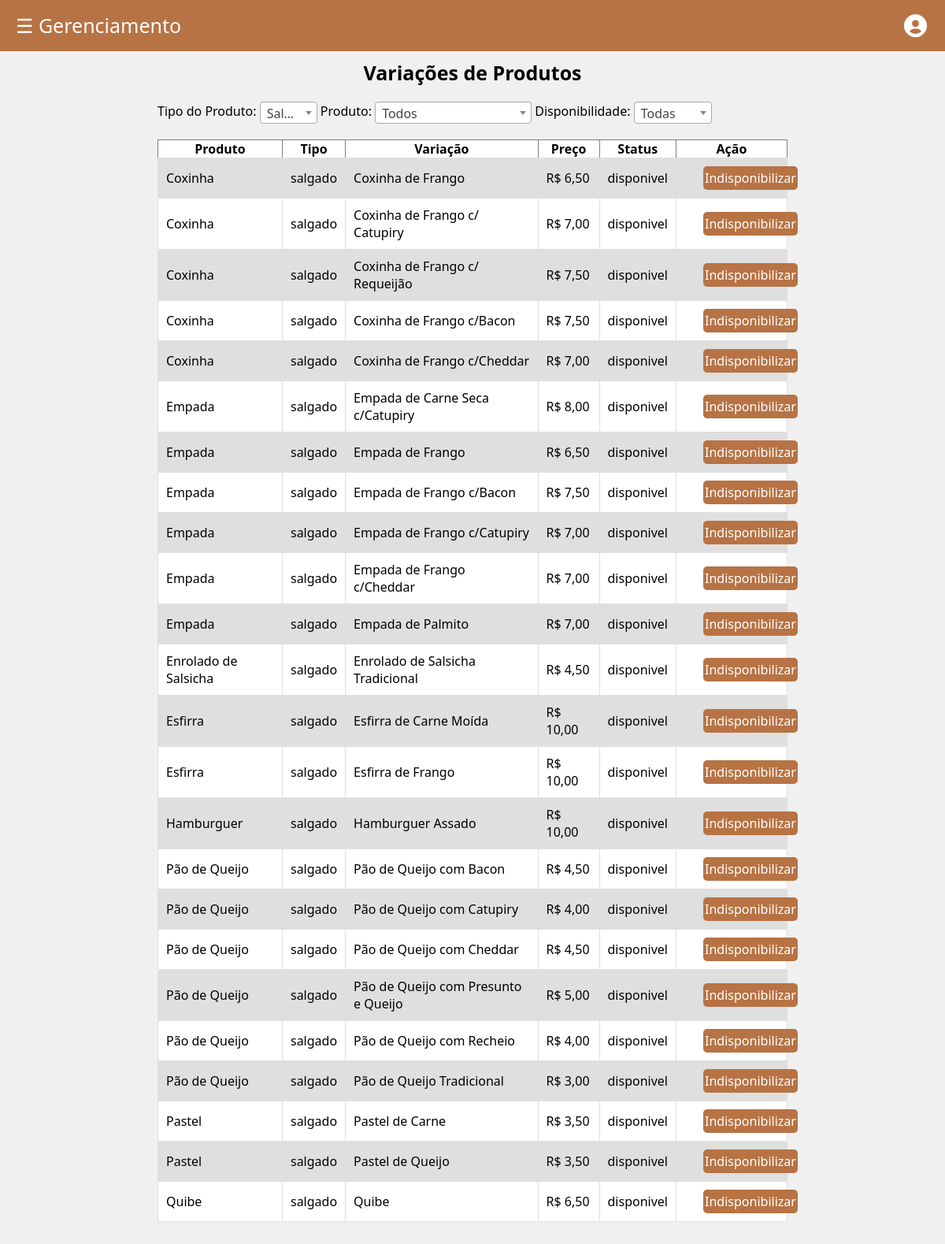
The app's page /Cozinha/administrando_variacoes.php?tipo_produto=salgado (signed in) with its own data.
### tables this page shows
CREATE TABLE IF NOT EXISTS Produto_Variacao(
    Cod_variacao INT PRIMARY KEY NOT NULL AUTO_INCREMENT,
    Cod_produto INT NOT NULL,
    Nome_variacao VARCHAR(100) NOT NULL,
    Preco DECIMAL(10,2) NOT NULL,
    Status ENUM('disponivel', 'indisponivel') NOT NULL DEFAULT 'disponivel',
    FOREIGN KEY (Cod_produto) REFERENCES Produto(Cod_produto)
);

CREATE TABLE IF NOT EXISTS Produto(
    Cod_produto INT PRIMARY KEY NOT NULL AUTO_INCREMENT,
    Nome_produto VARCHAR(100),
    Tipo_produto ENUM('bebida', 'salgado', 'doce','combo') NOT NULL,
    Descricao_produto TEXT DEFAULT NULL,
    Imagem_produto VARCHAR(255) DEFAULT NULL
    
);

### Cozinha/administrando_variacoes.php (the view, shortened to what this page needs)
<?php
require_once("PHP/conexao.php");
$filtros = [];
$params = [];
$tipos_param = "";
if (!empty($_GET['tipo_produto'])) {
    $filtros[] = "Produto.Tipo_produto = ?";
    $params[] = $_GET['tipo_produto'];
    $tipos_param .= "s";
}
$where = "";
if ($filtros) {
    $where = "WHERE " . implode(" AND ", $filtros);
}
$sql = "SELECT Produto_Variacao.*, Produto.Nome_produto, Produto.Tipo_produto
        FROM Produto_Variacao
        JOIN Produto ON Produto_Variacao.Cod_produto = Produto.Cod_produto
        $where
        ORDER BY Produto.Nome_produto, Produto_Variacao.Nome_variacao";
$stmt = $mysqli->prepare($sql);
if ($params) {
    $stmt->bind_param($tipos_param, ...$params);
}
$stmt->execute();
$result = $stmt->get_result();
?>
<!DOCTYPE html>
<html lang="en">
<head>
  <link href="https://unpkg.com/boxicons@2.1.4/css/boxicons.min.css" rel="stylesheet" />
  <link rel="stylesheet" href="CSS/style.css">
  <link href="https://cdn.jsdelivr.net/npm/select2@4.1.0-rc.0/dist/css/select2.min.css" rel="stylesheet" />
</head>
<body>
  <header>
    <a href="#" class="btn-menu">&#9776; Gerenciamento</a>
    <i class="bx bxs-user-circle"></i>
  </header>
  <main id="content">
    <h2>Variações de Produtos</h2>
    <form method="get" style="margin-bottom:20px;">
        <label>Tipo do Produto:
        </label>
        <label>Produto:
        </label>
        <label>Disponibilidade:
        </label>
    </form>
    <table border="1" cellpadding="6" cellspacing="0" style="width:100%;background:#fff;">
        <tr>
            <th>Produto</th>
            <th>Tipo</th>
            <th>Variação</th>
            <th>Preço</th>
            <th>Status</th>
            <th>Ação</th>
        </tr>
        <?php if($result && $result->num_rows > 0): ?>
            <?php while($row = $result->fetch_assoc()): ?>
                <tr>
                    <td><?= htmlspecialchars($row['Nome_produto']) ?></td>
                    <td><?= htmlspecialchars($row['Tipo_produto']) ?></td>
                    <td><?= htmlspecialchars($row['Nome_variacao']) ?></td>
                    <td>R$ <?= number_format($row['Preco'], 2, ',', '.') ?></td>
                    <td><?= htmlspecialchars($row['Status']) ?></td>
                    <td>
                        <form method="get" style="display:inline;">
                            <button type="submit" class="btn-disponibilidade">
                                <?= $row['Status'] === 'disponivel' ? 'Indisponibilizar' : 'Disponibilizar' ?>
                            </button>
                        </form>
                    </td>
                </tr>
            <?php endwhile; ?>
        <?php else: ?>
            <tr><td colspan="6">Nenhuma variação encontrada.</td></tr>
        <?php endif; ?>
    </table>
  </main>
</body>
</html>

### Cozinha/CSS/style.css (style rules this page uses)
* { margin: 0; padding: 0; box-sizing: border-box; font-family: "Segoe UI", Tahoma, Geneva, Verdana, sans-serif; }
body { background-color: #f0f0f0; }
a { text-decoration: none; }
header { background-color: #B77344; color: #fff; font-size: 25px; padding: 15px 20px; display: flex; justify-content: space-between; width: 100%; z-index: 2; position: fixed; top: 0; left: 0; }
header i { font-size: 35px; }
.btn-menu { color: #fff; }
main { transition: margin-left 0.3s; padding: 75px 200px; }
h2 { text-align: center; font-size: 25px; margin-bottom: 20px; }
table { width: 100%; border-collapse: collapse; margin-top: 20px; }
table tbody tr:nth-child(even) { background-color: #dfdfdf; }
table tbody td { padding: 10px; border: 1px solid #dfdfdf; }
.btn-disponibilidade { width: 120px; height: 30px; font-size: 16px; background-color: #B77344; color: #fff; border-radius: 5px; border: none; cursor: pointer; margin-left: 20%; }

### records on screen
produto_variacao: Cod_produto.Nome_produto "Coxinha", Cod_produto.Tipo_produto "salgado", Nome_variacao "Coxinha de Frango", Preco "6,50", Status "disponivel", shows "Indisponibilizar"
produto_variacao: Cod_produto.Nome_produto "Coxinha", Cod_produto.Tipo_produto "salgado", Nome_variacao "Coxinha de Frango c/ Catupiry", Preco "7,00", Status "disponivel", shows "Indisponibilizar"
produto_variacao: Cod_produto.Nome_produto "Coxinha", Cod_produto.Tipo_produto "salgado", Nome_variacao "Coxinha de Frango c/ Requeijão", Preco "7,50", Status "disponivel", shows "Indisponibilizar"
produto_variacao: Cod_produto.Nome_produto "Coxinha", Cod_produto.Tipo_produto "salgado", Nome_variacao "Coxinha de Frango c/Bacon", Preco "7,50", Status "disponivel", shows "Indisponibilizar"
produto_variacao: Cod_produto.Nome_produto "Coxinha", Cod_produto.Tipo_produto "salgado", Nome_variacao "Coxinha de Frango c/Cheddar", Preco "7,00", Status "disponivel", shows "Indisponibilizar"
produto_variacao: Cod_produto.Nome_produto "Empada", Cod_produto.Tipo_produto "salgado", Nome_variacao "Empada de Carne Seca c/Catupiry", Preco "8,00", Status "disponivel", shows "Indisponibilizar"
produto_variacao: Cod_produto.Nome_produto "Empada", Cod_produto.Tipo_produto "salgado", Nome_variacao "Empada de Frango", Preco "6,50", Status "disponivel", shows "Indisponibilizar"
produto_variacao: Cod_produto.Nome_produto "Empada", Cod_produto.Tipo_produto "salgado", Nome_variacao "Empada de Frango c/Bacon", Preco "7,50", Status "disponivel", shows "Indisponibilizar"
produto_variacao: Cod_produto.Nome_produto "Empada", Cod_produto.Tipo_produto "salgado", Nome_variacao "Empada de Frango c/Catupiry", Preco "7,00", Status "disponivel", shows "Indisponibilizar"
produto_variacao: Cod_produto.Nome_produto "Empada", Cod_produto.Tipo_produto "salgado", Nome_variacao "Empada de Frango c/Cheddar", Preco "7,00", Status "disponivel", shows "Indisponibilizar"
produto_variacao: Cod_produto.Nome_produto "Empada", Cod_produto.Tipo_produto "salgado", Nome_variacao "Empada de Palmito", Preco "7,00", Status "disponivel", shows "Indisponibilizar"
produto_variacao: Cod_produto.Nome_produto "Enrolado de Salsicha", Cod_produto.Tipo_produto "salgado", Nome_variacao "Enrolado de Salsicha Tradicional", Preco "4,50", Status "disponivel", shows "Indisponibilizar"
produto_variacao: Cod_produto.Nome_produto "Esfirra", Cod_produto.Tipo_produto "salgado", Nome_variacao "Esfirra de Carne Moída", Preco "10,00", Status "disponivel", shows "Indisponibilizar"
produto_variacao: Cod_produto.Nome_produto "Esfirra", Cod_produto.Tipo_produto "salgado", Nome_variacao "Esfirra de Frango", Preco "10,00", Status "disponivel", shows "Indisponibilizar"
produto_variacao: Cod_produto.Nome_produto "Hamburguer", Cod_produto.Tipo_produto "salgado", Nome_variacao "Hamburguer Assado", Preco "10,00", Status "disponivel", shows "Indisponibilizar"
produto_variacao: Cod_produto.Nome_produto "Pão de Queijo", Cod_produto.Tipo_produto "salgado", Nome_variacao "Pão de Queijo com Bacon", Preco "4,50", Status "disponivel", shows "Indisponibilizar"
produto_variacao: Cod_produto.Nome_produto "Pão de Queijo", Cod_produto.Tipo_produto "salgado", Nome_variacao "Pão de Queijo com Catupiry", Preco "4,00", Status "disponivel", shows "Indisponibilizar"
produto_variacao: Cod_produto.Nome_produto "Pão de Queijo", Cod_produto.Tipo_produto "salgado", Nome_variacao "Pão de Queijo com Cheddar", Preco "4,50", Status "disponivel", shows "Indisponibilizar"
produto_variacao: Cod_produto.Nome_produto "Pão de Queijo", Cod_produto.Tipo_produto "salgado", Nome_variacao "Pão de Queijo com Presunto e Queijo", Preco "5,00", Status "disponivel", shows "Indisponibilizar"
produto_variacao: Cod_produto.Nome_produto "Pão de Queijo", Cod_produto.Tipo_produto "salgado", Nome_variacao "Pão de Queijo com Recheio", Preco "4,00", Status "disponivel", shows "Indisponibilizar"
produto_variacao: Cod_produto.Nome_produto "Pão de Queijo", Cod_produto.Tipo_produto "salgado", Nome_variacao "Pão de Queijo Tradicional", Preco "3,00", Status "disponivel", shows "Indisponibilizar"
produto_variacao: Cod_produto.Nome_produto "Pastel", Cod_produto.Tipo_produto "salgado", Nome_variacao "Pastel de Carne", Preco "3,50", Status "disponivel", shows "Indisponibilizar"
produto_variacao: Cod_produto.Nome_produto "Pastel", Cod_produto.Tipo_produto "salgado", Nome_variacao "Pastel de Queijo", Preco "3,50", Status "disponivel", shows "Indisponibilizar"
produto_variacao: Cod_produto.Nome_produto "Quibe", Cod_produto.Tipo_produto "salgado", Nome_variacao "Quibe", Preco "6,50", Status "disponivel", shows "Indisponibilizar"
